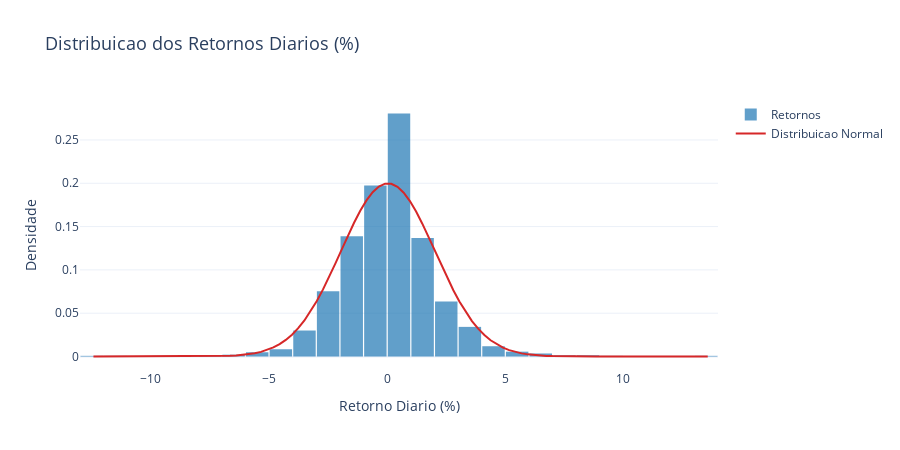

Notebook code for this chart:
### Markdown cell above
## 4. Analise Estatistica

### 4.1 Distribuicao dos Retornos Diarios

Analise da distribuicao dos retornos para verificar normalidade e identificar outliers.

### Code cell
# Returns distribution histogram with KDE
fig_returns = go.Figure()

# Histogram
fig_returns.add_trace(go.Histogram(
    x=df['Returns'] * 100,  # Convert to percentage
    nbinsx=50,
    name='Retornos',
    marker_color='#1f77b4',
    opacity=0.7,
    histnorm='probability density'
))

# Add normal distribution curve for comparison
returns_pct = df['Returns'].dropna() * 100
x_range = np.linspace(returns_pct.min(), returns_pct.max(), 100)
normal_dist = stats.norm.pdf(x_range, returns_pct.mean(), returns_pct.std())

fig_returns.add_trace(go.Scatter(
    x=x_range,
    y=normal_dist,
    mode='lines',
    name='Distribuicao Normal',
    line=dict(color='#d62728', width=2)
))

fig_returns.update_layout(
    title=dict(
        text='Distribuicao dos Retornos Diarios (%)',
        font=dict(size=18)
    ),
    xaxis_title='Retorno Diario (%)',
    yaxis_title='Densidade',
    template='plotly_white',
    height=450,
    showlegend=True,
    bargap=0.05
)

fig_returns.show()

# Print normality test
sample_size = min(5000, len(df['Returns'].dropna()))
stat, p_value = stats.shapiro(df['Returns'].dropna()[:sample_size])
print(f"\nTeste de Normalidade (Shapiro-Wilk):")
print(f"  Estatistica: {stat:.6f}")
print(f"  P-value: {p_value:.6f}")
print(f"  Normal?: {'Sim' if p_value > 0.05 else 'Nao'} (alpha=0.05)")

### Figure 1 — Plotly figure (JSON) as saved in the notebook; plotly's stock layout.template omitted (floating-point values rounded to 4 significant figures; data arrays with more than 128 entries replaced by an {"elided": "..."} marker saying what was removed)
{"data": [{"histnorm": "probability density", "marker": {"color": "#1f77b4"}, "name": "Retornos", "nbinsx": 50, "opacity": 0.7, "type": "histogram", "x": {"elided": "1433 float values"}}, {"line": {"color": "#d62728", "width": 2}, "mode": "lines", "name": "Distribuicao Normal", "type": "scatter", "x": [-12.43, -12.17, -11.91, -11.64, -11.38, -11.12, -10.86, -10.59, -10.33, -10.07, -9.805, -9.542, -9.28, -9.017, -8.755, -8.492, -8.229, -7.967, -7.704, -7.442, -7.179, -6.916, -6.654, -6.391, -6.129, -5.866, -5.603, -5.341, -5.078, -4.816, -4.553, -4.291, -4.028, -3.765, -3.503, -3.24, -2.978, -2.715, -2.452, -2.19, -1.927, -1.665, -1.402, -1.139, -0.8768, -0.6142, -0.3516, -0.08899, 0.1736, 0.4362, 0.6988, 0.9614, 1.224, 1.487, 1.749, 2.012, 2.274, 2.537, 2.8, 3.062, 3.325, 3.587, 3.85, 4.113, 4.375, 4.638, 4.9, 5.163, 5.425, 5.688, 5.951, 6.213, 6.476, 6.738, 7.001, 7.264, 7.526, 7.789, 8.051, 8.314, 8.577, 8.839, 9.102, 9.364, 9.627, 9.89, 10.15, 10.41, 10.68, 10.94, 11.2, 11.47, 11.73, 11.99, 12.25, 12.52, 12.78, 13.04, 13.3, 13.57], "y": [6.767e-10, 1.526e-09, 3.382e-09, 7.368e-09, 1.577e-08, 3.319e-08, 6.864e-08, 1.395e-07, 2.787e-07, 5.472e-07, 1.056e-06, 2.002e-06, 3.733e-06, 6.838e-06, 1.231e-05, 2.179e-05, 3.789e-05, 6.478e-05, 0.0001088, 0.0001797, 0.0002916, 0.0004651, 0.0007292, 0.001123, 0.001701, 0.002532, 0.003703, 0.005324, 0.007523, 0.01045, 0.01426, 0.01913, 0.02522, 0.03267, 0.04161, 0.05208, 0.06407, 0.07747, 0.09206, 0.1075, 0.1234, 0.1392, 0.1544, 0.1682, 0.1802, 0.1897, 0.1962, 0.1995, 0.1994, 0.1959, 0.1891, 0.1794, 0.1673, 0.1533, 0.1381, 0.1223, 0.1064, 0.09098, 0.07647, 0.06317, 0.05129, 0.04092, 0.03209, 0.02474, 0.01874, 0.01395, 0.01021, 0.007344, 0.005191, 0.003606, 0.002462, 0.001652, 0.00109, 0.0007065, 0.0004501, 0.0002819, 0.0001735, 0.0001049, 6.238e-05, 3.645e-05, 2.093e-05, 1.181e-05, 6.552e-06, 3.572e-06, 1.914e-06, 1.008e-06, 5.217e-07, 2.654e-07, 1.327e-07, 6.52e-08, 3.149e-08, 1.495e-08, 6.973e-09, 3.197e-09, 1.441e-09, 6.381e-10, 2.778e-10, 1.188e-10, 4.997e-11, 2.065e-11]}], "layout": {"bargap": 0.05, "height": 450, "showlegend": true, "title": {"font": {"size": 18}, "text": "Distribuicao dos Retornos Diarios (%)"}, "xaxis": {"title": {"text": "Retorno Diario (%)"}}, "yaxis": {"title": {"text": "Densidade"}}}}
